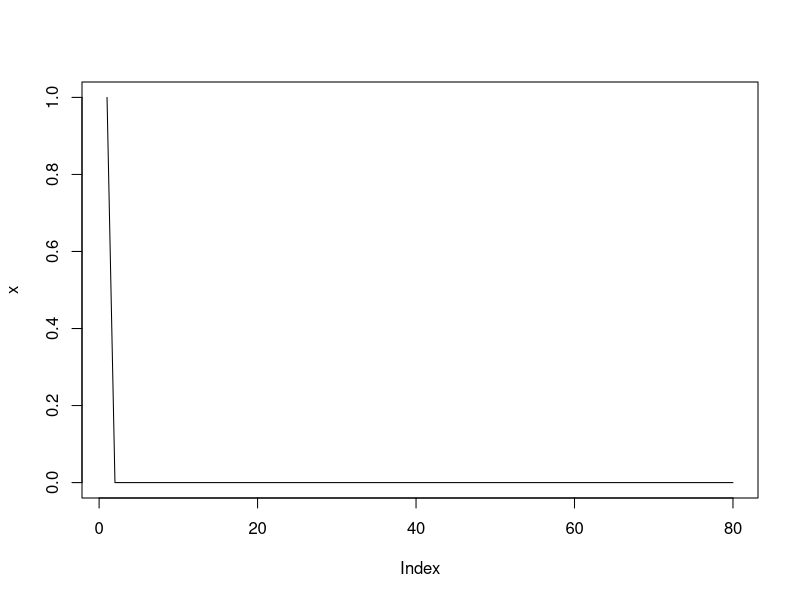

Reproduce this figure in R.
#Branching Process R

#Generation
g=80

x<-rep(0:0, length =g ) #数列(0 0)を長さがgになるまで反復生成

#Probability 2:0.45, 1:0.2, 0:0.35

p0=0.35 #デルタt(死ぬ確率)
p1=0.265 #1-(r+1)*デルタt=1-(1.1+1)*0.35(変化なし)
p2=0.385 #r*デルタt=1.1*0.35(分裂する確率)

x[1]<-1

y<-matrix(nrow=g,ncol=10000) #g行、10000列の数列

for (j in 2:g){
  
  y[j,]<-runif(10000) #yのj行に0から1の乱数を10000個
  
  if (x[j-1]==0){
    cat("Extinction-")
    break
  }else{
    for (i in 1:x[j-1]){
      if (y[j,i]>=p0+p1){ #yのj行i列
        x[j]=x[j]+2 #2つに分裂
      }else if (y[j,i]>=p0) {
        x[j]=x[j]+1 #そのまま
      }else if (y[j,i]>=0) {
        x[j]=x[j] #死ぬ
      }
    }
  }
}

x
plot(x,type="l")

#Extinction Time
cat("Extinction Time")
min(which(x==0))

